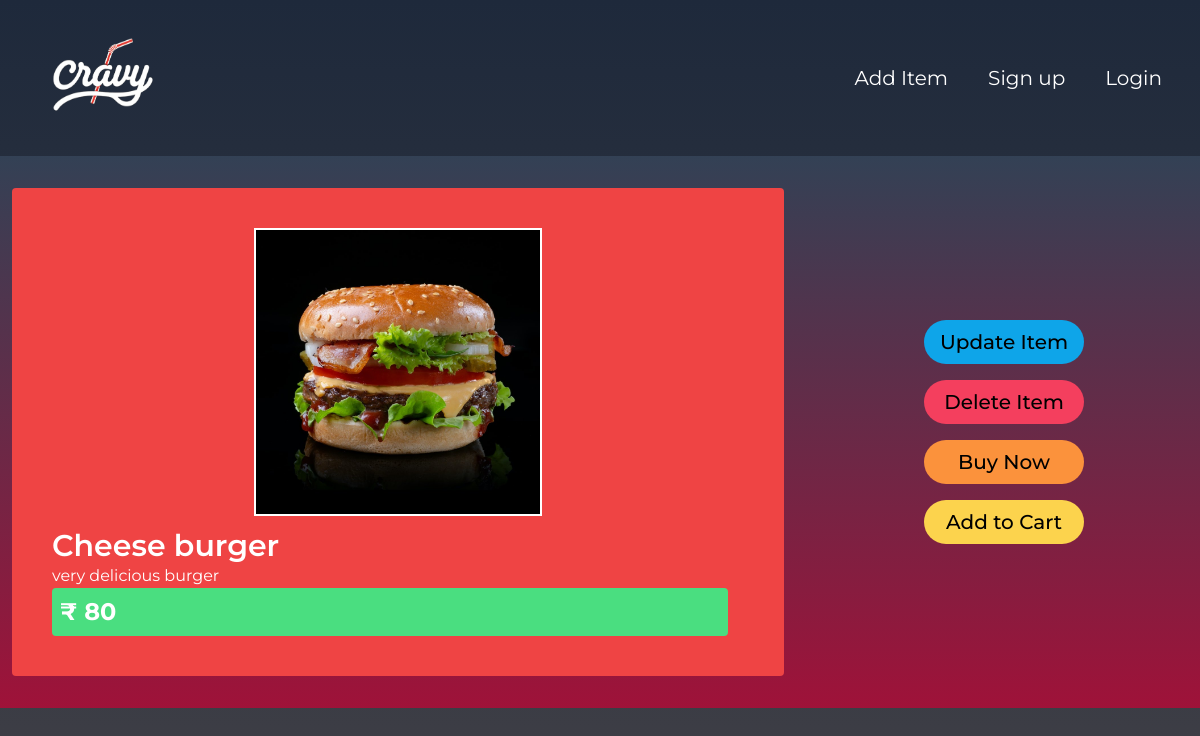
The app's page /item_details/2 with its own data.
### food/models.py (models this page shows, shortened)
class Item(models.Model):
    name = models.CharField(max_length= 255)
    description = models.CharField(max_length= 255)
    price = models.IntegerField()
    image = models.ImageField(upload_to = 'product_images/', null= True)
    posted_by = models.ForeignKey(User, on_delete = models.CASCADE, default=1)

### food/views.py (the view)
# urls.py: path('item_details/<int:pk>', views.FoodDetails.as_view(), name='item_details'),
class FoodDetails(DetailView):
    model = Item
    template_name = 'item_details.html'

### food/templates/item_details.html (shortened to what this page needs)
{% extends 'master.html' %}
{% block content %}
    <div class=" m-4 mx-auto md:grid grid-cols-3 gap-3 justify-center items-center ">
            <div class="col-span-2 bg-red-500 m-3 p-10 rounded transition delay-60  ">
                        <img class="w-72 justify-center mx-auto  border-white border-2 " src="{{item.image.url}}" alt="">
                        <p class="text-3xl mt-3 font-semibold"> {{item.name}} </p>
                        <p> {{item.description}}</p>
                        <p class="bg-green-400 text-2xl font-bold rounded p-2 mr-4"> &#8377 {{item.price}} </p>
            </div>
            <div class="col-span-1 flex flex-col justify-center text-xl text-center font-medium  ">
                <a href="{% url 'food:update_item' item.id %}" class="flex-none min-w-40 p-2 px-4 my-2 mx-auto bg-sky-500 text-black
                            transition delay-60 hover:scale-105 hover:-translate-y-1 hover:bg-red-500 hover:text-white rounded-full">
                   <p>Update Item</p>
                </a>
                <button id="delete-confirm-btn" type="button" class="flex-none min-w-40 p-2 px-4 my-2 mx-auto bg-rose-500 text-black
                            transition delay-60 hover:scale-105 hover:-translate-y-1 hover:bg-red-500 hover:text-white rounded-full">
                   <p>Delete Item</p>
                </button>
                <a href="" class="flex-none min-w-40 p-2 px-4 my-2 mx-auto bg-orange-400 text-black
                            transition delay-60 hover:scale-105 hover:-translate-y-1 hover:bg-red-500 hover:text-white rounded-full">
                   <p>Buy Now</p>
                </a>
                <a href="" class="flex-none min-w-40 my-2 p-2 mx-auto text-black bg-amber-300
                transition delay-60 hover:scale-105 hover:-translate-y-1 hover:bg-red-500 hover:text-white rounded-full">
                    Add to Cart
                </a>
            </div>
    </div>
{% endblock %}

### food/templates/master.html (style rules this page uses)
body { font-family: "Montserrat", sans-serif; }

### records on screen
Item: image (picture), name "Cheese burger", description "very delicious burger", price "80"
